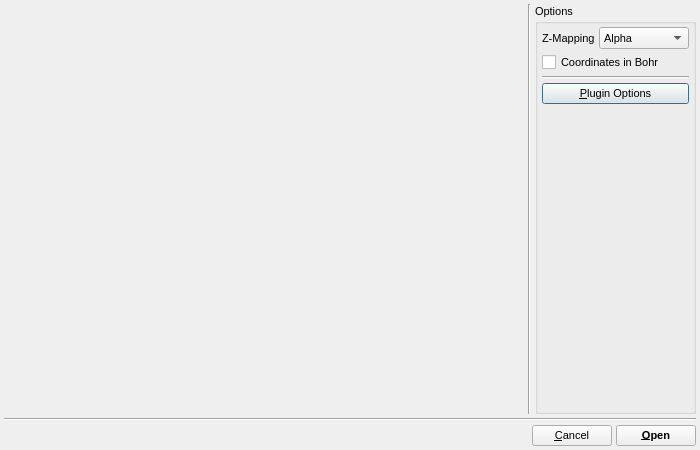
<?xml version="1.0" encoding="UTF-8"?>
<ui version="4.0">
 <class>OpenExpressionDialog</class>
 <widget class="QDialog" name="OpenExpressionDialog">
  <property name="geometry">
   <rect>
    <x>0</x>
    <y>0</y>
    <width>700</width>
    <height>450</height>
   </rect>
  </property>
  <property name="font">
   <font>
    <pointsize>8</pointsize>
   </font>
  </property>
  <property name="windowTitle">
   <string>Open Forcefield/Expression File(s)</string>
  </property>
  <property name="windowIcon">
   <iconset resource="icons.qrc">
    <normaloff>:/program/icons/aten.png</normaloff>:/program/icons/aten.png</iconset>
  </property>
  <layout class="QVBoxLayout" name="verticalLayout_2">
   <property name="spacing">
    <number>4</number>
   </property>
   <property name="margin">
    <number>4</number>
   </property>
   <item>
    <layout class="QHBoxLayout" name="horizontalLayout_2">
     <property name="spacing">
      <number>4</number>
     </property>
     <item>
      <widget class="FileSelectorWidget" name="FileSelector" native="true">
       <property name="sizePolicy">
        <sizepolicy hsizetype="Expanding" vsizetype="Expanding">
         <horstretch>0</horstretch>
         <verstretch>0</verstretch>
        </sizepolicy>
       </property>
      </widget>
     </item>
     <item>
      <widget class="Line" name="line_2">
       <property name="orientation">
        <enum>Qt::Vertical</enum>
       </property>
      </widget>
     </item>
     <item>
      <widget class="QGroupBox" name="OptionsGroup">
       <property name="sizePolicy">
        <sizepolicy hsizetype="Minimum" vsizetype="Expanding">
         <horstretch>0</horstretch>
         <verstretch>0</verstretch>
        </sizepolicy>
       </property>
       <property name="title">
        <string>Options</string>
       </property>
       <layout class="QVBoxLayout" name="verticalLayout">
        <property name="spacing">
         <number>4</number>
        </property>
        <property name="margin">
         <number>4</number>
        </property>
        <item>
         <layout class="QHBoxLayout" name="horizontalLayout_3">
          <item>
           <widget class="QLabel" name="label">
            <property name="sizePolicy">
             <sizepolicy hsizetype="Minimum" vsizetype="Preferred">
              <horstretch>0</horstretch>
              <verstretch>0</verstretch>
             </sizepolicy>
            </property>
            <property name="text">
             <string>Z-Mapping</string>
            </property>
           </widget>
          </item>
          <item>
           <widget class="QComboBox" name="ZMappingCombo">
            <item>
             <property name="text">
              <string>Alpha</string>
             </property>
            </item>
            <item>
             <property name="text">
              <string>First Alpha</string>
             </property>
            </item>
            <item>
             <property name="text">
              <string>Single Alpha</string>
             </property>
            </item>
            <item>
             <property name="text">
              <string>Name</string>
             </property>
            </item>
            <item>
             <property name="text">
              <string>Numeric</string>
             </property>
            </item>
            <item>
             <property name="text">
              <string>Forcefield</string>
             </property>
            </item>
            <item>
             <property name="text">
              <string>Auto</string>
             </property>
            </item>
           </widget>
          </item>
         </layout>
        </item>
        <item>
         <widget class="QCheckBox" name="BohrCheck">
          <property name="toolTip">
           <string>Assume coordinates in the model file are in Bohr, and convert to Angstrom</string>
          </property>
          <property name="text">
           <string>Coordinates in Bohr</string>
          </property>
         </widget>
        </item>
        <item>
         <widget class="Line" name="line_3">
          <property name="orientation">
           <enum>Qt::Horizontal</enum>
          </property>
         </widget>
        </item>
        <item>
         <widget class="QPushButton" name="PluginOptionsButton">
          <property name="text">
           <string>&amp;Plugin Options</string>
          </property>
         </widget>
        </item>
        <item>
         <spacer name="verticalSpacer">
          <property name="orientation">
           <enum>Qt::Vertical</enum>
          </property>
          <property name="sizeHint" stdset="0">
           <size>
            <width>20</width>
            <height>40</height>
           </size>
          </property>
         </spacer>
        </item>
       </layout>
      </widget>
     </item>
    </layout>
   </item>
   <item>
    <widget class="Line" name="line">
     <property name="orientation">
      <enum>Qt::Horizontal</enum>
     </property>
    </widget>
   </item>
   <item>
    <layout class="QHBoxLayout" name="horizontalLayout">
     <property name="spacing">
      <number>4</number>
     </property>
     <item>
      <spacer name="horizontalSpacer">
       <property name="orientation">
        <enum>Qt::Horizontal</enum>
       </property>
       <property name="sizeHint" stdset="0">
        <size>
         <width>40</width>
         <height>20</height>
        </size>
       </property>
      </spacer>
     </item>
     <item>
      <widget class="QPushButton" name="CancelButton">
       <property name="text">
        <string>&amp;Cancel</string>
       </property>
      </widget>
     </item>
     <item>
      <widget class="QPushButton" name="OpenButton">
       <property name="font">
        <font>
         <weight>75</weight>
         <bold>true</bold>
        </font>
       </property>
       <property name="text">
        <string>&amp;Open</string>
       </property>
      </widget>
     </item>
    </layout>
   </item>
  </layout>
 </widget>
 <customwidgets>
  <customwidget>
   <class>FileSelectorWidget</class>
   <extends>QWidget</extends>
   <header location="global">gui/fileselectorwidget.h</header>
   <container>1</container>
  </customwidget>
 </customwidgets>
 <resources>
  <include location="icons.qrc"/>
 </resources>
 <connections/>
</ui>
